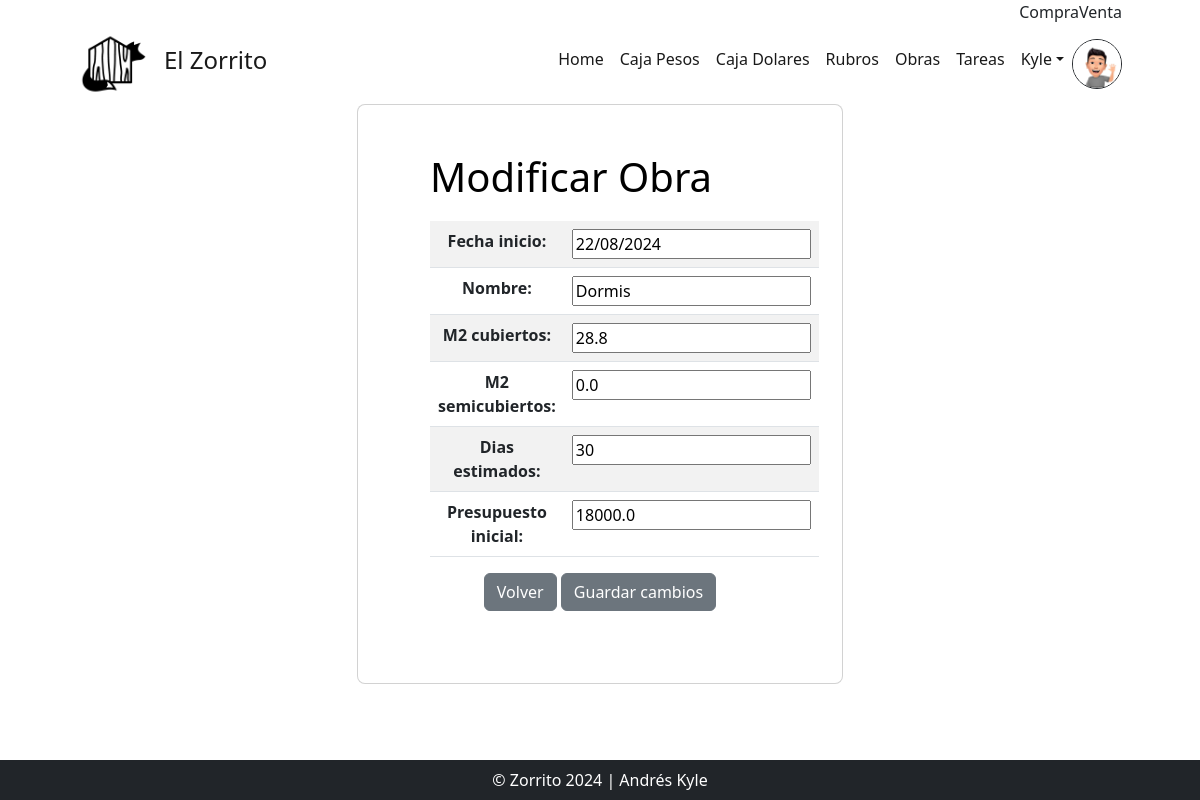
The app's page /obra_update/1/ (signed in), older data.
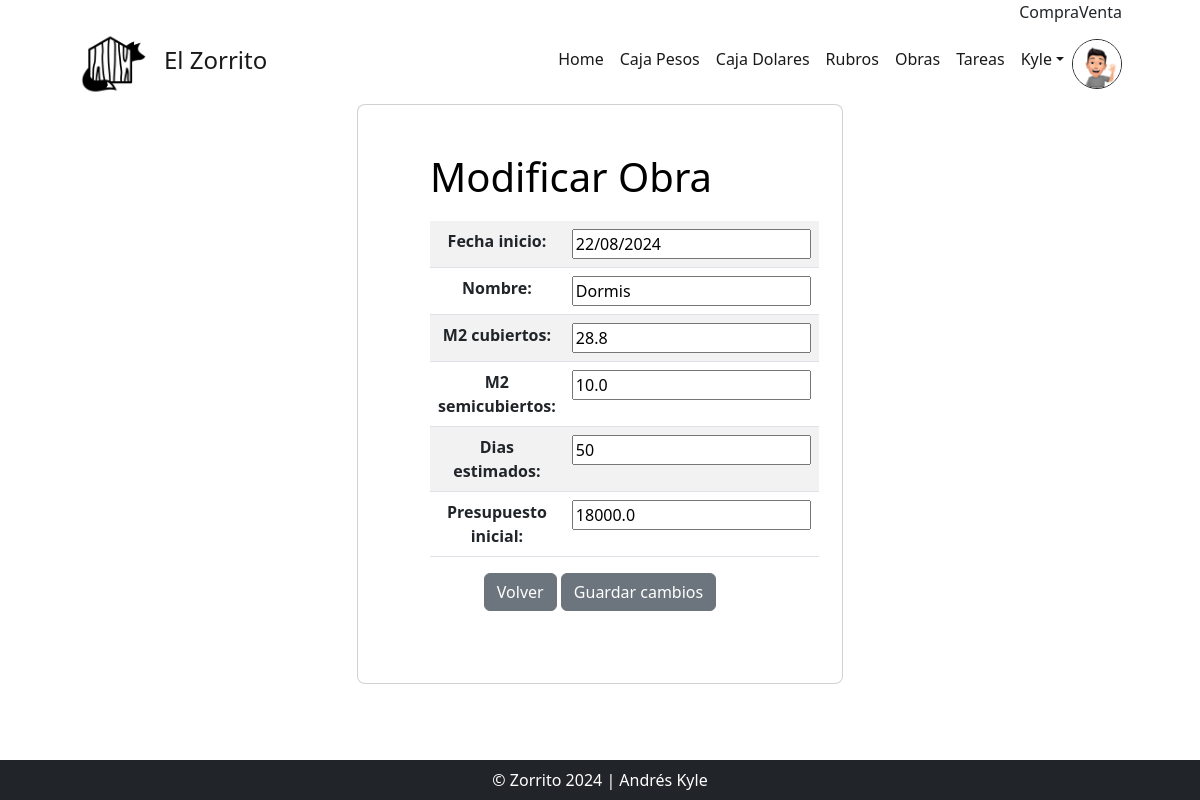
The same page, newer data.
### AppZorro/models.py (models this page shows, shortened)
class Obra(models.Model):
    fecha_inicio = models.DateField(default=date.today)
    nombre = models.CharField(max_length=30)
    m2_cubiertos = models.FloatField(default=0.00)
    m2_semicubiertos = models.FloatField(default=0.00)
    m2_total = models.FloatField(default=0.00, editable=False)
    dias_estimados = models.IntegerField(default=30)
    presupuesto_inicial = models.FloatField()

### AppZorro/views.py (the view, shortened to what this page needs)
# urls.py: path('obra_update/<int:pk>/', views.ObraUpdateView.as_view(), name="EditarObra"),
class ObraUpdateView(LoginRequiredMixin, UpdateView):
    model = Obra
    success_url = reverse_lazy("Obras")
    fields = ['fecha_inicio', 'nombre', 'm2_cubiertos', 'm2_semicubiertos', 'dias_estimados', 'presupuesto_inicial']
    template_name = "AppZorro/Obra_update.html"

### AppZorro/templates/AppZorro/Obra_update.html (shortened to what this page needs)
{% extends 'AppZorro/base.html' %}
{% load static %}
{% block main %}
<div id="todo" class="row d-flex justify-content-center align-items-center h-100">
    <div class="col-xl-5">
        <div class="card rounded-3 text-black">
            <div class="card-body p-md-5 mx-md-4">
                <h3 class="display-6 mb-3 pb-1">Modificar Obra</h3>
                <div class="text-center">
                    <form action="" method="POST" enctype="multipart/form-data">
                      <div data-mdb-input-init class="form-outline mb-4">
                        <table class="table table-striped ">
                          {{ form.as_table }}
                        </table>
                        <a class="btn btn-secondary btn-me" href="{% url 'Obras' %}">Volver</a>
                        <input class="btn btn-secondary btn-me" type="submit" value="Guardar cambios">
                      </div>
                    </form>
                </div>
            </div>
        </div>
    </div>
</div>
{% endblock main %}

Row changes from the older to the newer data that the page shows:
changed Obra "Dormis": m2_semicubiertos "0.0" → "10.0"; dias_estimados "30" → "50"
